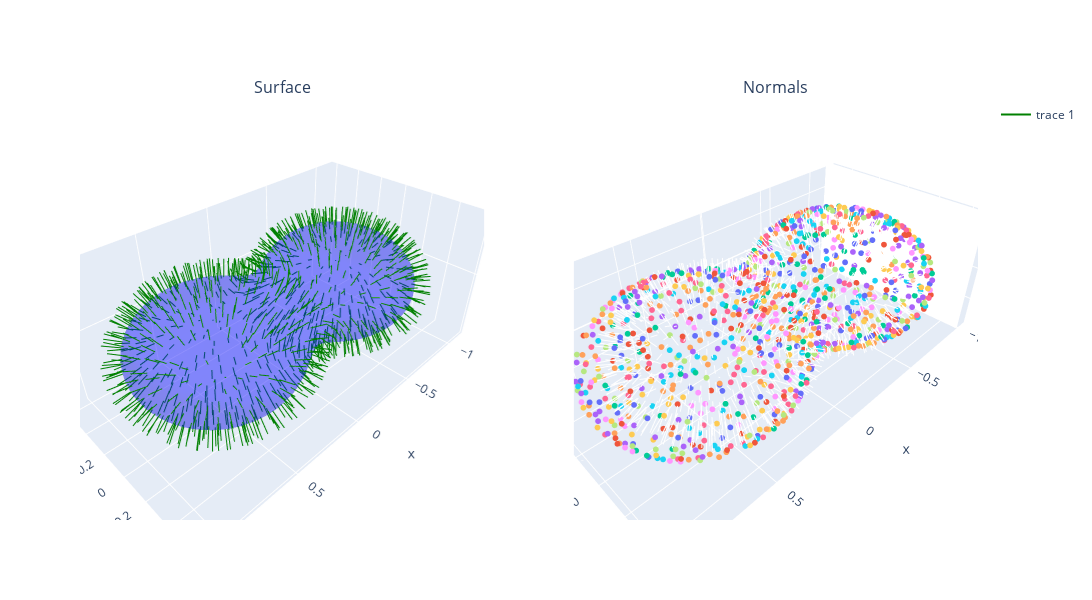

Notebook cell for this chart:
### Markdown cell above
# Visualize results

### Code cell
fig.update_layout(width=1200, height=600)
fig.show()
